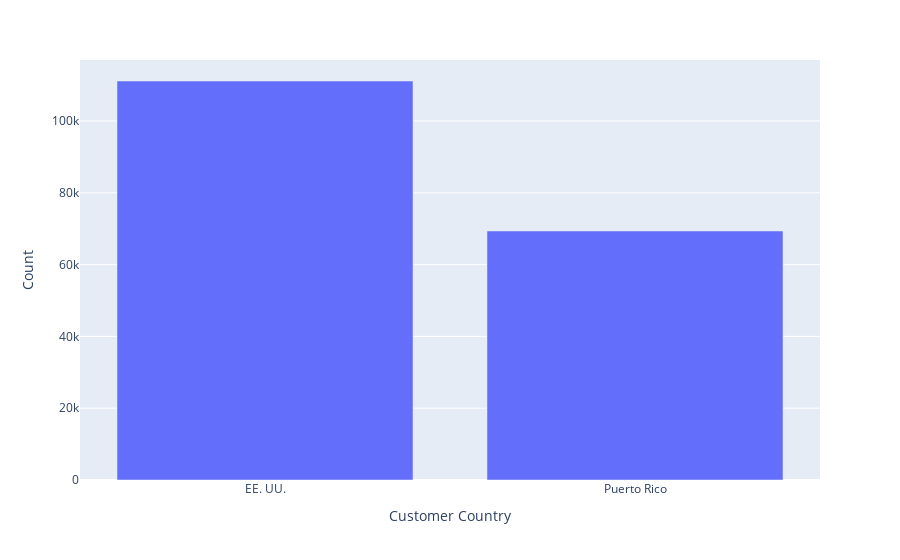

The notebook cell this image was saved under:
### Code cell
#Customer Country
x = df.pivot_table(index = ['Customer Country'], aggfunc ='size').reset_index(name="Count")
fig = px.bar(x, x="Customer Country", y= "Count" )
fig.show()

### Figure 1 — Plotly figure (JSON) as saved in the notebook; plotly's stock layout.template omitted (floating-point values rounded to 4 significant figures)
{"data": [{"alignmentgroup": "True", "hovertemplate": "Customer Country=%{x}<br>Count=%{y}<extra></extra>", "legendgroup": "", "marker": {"color": "#636efa", "pattern": {"shape": ""}}, "name": "", "offsetgroup": "", "orientation": "v", "showlegend": false, "textposition": "auto", "type": "bar", "x": ["EE. UU.", "Puerto Rico"], "xaxis": "x", "y": [111146, 69373], "yaxis": "y"}], "layout": {"barmode": "relative", "legend": {"tracegroupgap": 0}, "margin": {"t": 60}, "xaxis": {"anchor": "y", "domain": [0, 1], "title": {"text": "Customer Country"}}, "yaxis": {"anchor": "x", "domain": [0, 1], "title": {"text": "Count"}}}}
